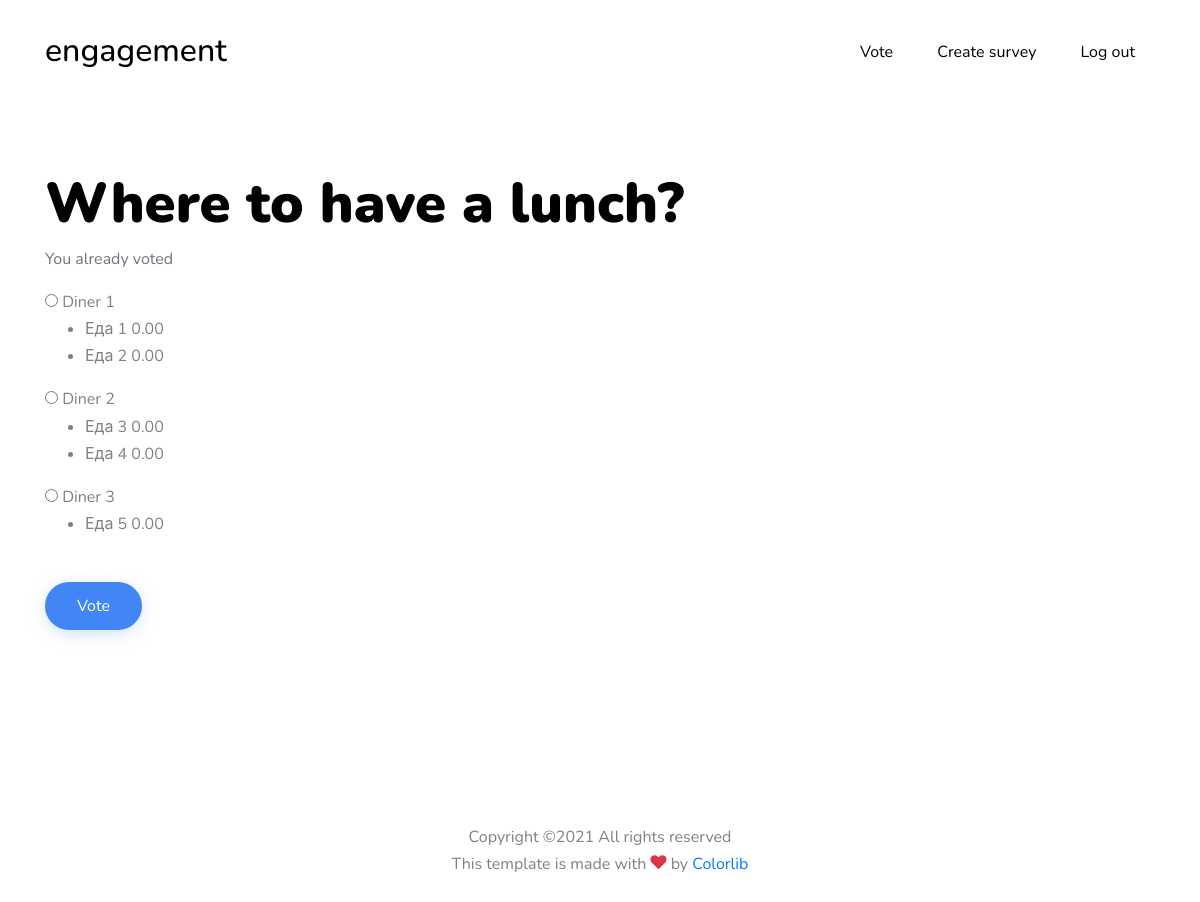
/1/ (signed in), run on the app's committed database.
### polls/models.py (models this page shows, shortened)
class Question(models.Model):
    title = models.CharField(max_length=128, verbose_name="Question", default='Where to have a lunch?')
    date_published = models.DateField(default=date.today)
    result = models.ForeignKey(Answer,
                               on_delete=models.CASCADE,
                               blank=True,
                               null=True,
                               verbose_name="Result")

class VotesCounter(models.Model):
    answer_id = models.OneToOneField(Answer,
                                     on_delete=models.CASCADE,
                                     verbose_name="Answer")
    question_id = models.ForeignKey(Question,
                                    on_delete=models.CASCADE,
                                    verbose_name="Question")
    votes = models.IntegerField(verbose_name="Votes", default=0)
    def __str__(self):
        return self.answer_id.answer

class Answer(models.Model):
    answer = models.CharField(max_length=64)

class Description(models.Model):
    answer_id = models.ForeignKey(Answer, on_delete=models.CASCADE)
    description = models.CharField(max_length=64, unique=False)
    digital_info = models.DecimalField(decimal_places=2, default=0, max_digits=5)

### polls/views.py (the view)
# urls.py: path('<int:question_id>/', views.question_detail_view, name='question'),
@login_required
def question_detail_view(request, question_id):
    question = get_object_or_404(Question, id=question_id)
    max_votes_answer = question.votescounter_set.order_by('-votes').first()
    if max_votes_answer.votes == 0:
        max_votes_answer = ''
    voter = Voter()
    voter.user = request.user
    voter.question = question
    if voter.voted_already():
        return render(request, 'polls/question.html', {
            'question': question,
            'error_message': "You already voted",
            'max_votes_answer': max_votes_answer,
        })
    else:
        return render(request, 'polls/question.html', {
            'question': question,
            'max_votes_answer': max_votes_answer,
        })

### polls/models.py (called while the page is built)
    def voted_already(self):
        user_list = Voter.objects.filter(user=self.user, question=self.question)
        return len(user_list) > 0

### polls/templates/polls/question.html (shortened to what this page needs)
{% extends "base.html" %}
{% block content %}
    <h1>{{ question.title }}</h1>
    {% if error_message %}
        <p><strong>{{ error_message }}</strong></p>
    {% endif %}
    <form action="{% url 'polls:vote' question.id %}" method="post">
        {% for answer in question.votescounter_set.all %}
            <input type="radio"
                   name="answer"
                   value="{{ answer.id }}" />
                {{ answer }}
                <br>
                <ul>
                    {% for each_answer in answer.answer_id.description_set.all %}
                        <li>
                        {{ each_answer.description }} {{ each_answer.digital_info }}
                        </li>
                    {% endfor %}
                </ul>
        {% endfor %}
         <br>
        <input type="submit" class="btn btn-primary" value="Vote" />
    </form>
{% endblock %}

### templates/base.html (shortened to what this page needs)
<!DOCTYPE html>
{% load static %}
<html lang="en">
<head>
    <link rel="stylesheet" href="{% static 'fonts/icomoon/style.css' %}">
    <link rel="stylesheet"
          href="https://stackpath.bootstrapcdn.com/bootstrap/4.4.1/css/bootstrap.min.css"
>
    <link rel="stylesheet" href="{% static 'css/bootstrap.min.css' %}">
    <link rel="stylesheet" href="{% static 'css/jquery-ui.css' %}">
    <link rel="stylesheet" href="{% static 'css/owl.carousel.min.css' %}">
    <link rel="stylesheet" href="{% static 'css/owl.theme.default.min.css' %}">
    <link rel="stylesheet" href="{% static 'css/owl.theme.default.min.css' %}">
    <link rel="stylesheet" href="{% static 'css/jquery.fancybox.min.css' %}">
    <link rel="stylesheet" href="{% static 'css/bootstrap-datepicker.css' %}">
    <link rel="stylesheet" href="{% static 'fonts/flaticon/font/flaticon.css' %}">
    <link rel="stylesheet" href="{% static 'css/aos.css' %}">
    <link rel="stylesheet" href="{% static 'css/style.css' %}">
</head>
<body data-spy="scroll" data-target=".site-navbar-target" data-offset="300">
<div class="site-wrap" id="home-section">
    <header class="site-navbar py-4 js-sticky-header site-navbar-target" role="banner">
        <div class="container">
            <div class="row align-items-center">
                <div class="col-6 col-md-3 col-xl-4  d-block">
                    <h1 class="mb-0 site-logo">
                        <a href="/" class="text-black h2 mb-0">
                            engagement
                        </a>
                    </h1>
                </div>
                <div class="col-12 col-md-9 col-xl-8 main-menu">
                    <nav class="site-navigation position-relative text-right" role="navigation">
                        <ul class="site-menu main-menu js-clone-nav mr-auto d-none d-lg-block ml-0 pl-0">
                            {% if user.is_authenticated %}
                            <li><a href="{% url 'polls:questions' %}">Vote</a></li>
                            <li><a href="{% url 'polls:add_poll' %}">Create survey</a></li>
                            <li><a href="{% url 'polls:logout' %}">Log out</a></li>
                            {% else %}
                            <li><a href="{% url 'polls:register' %}">Create account</a></li>
                            {% endif %}
                        </ul>
                    </nav>
                </div>
            </div>
        </div>
    </header>
    <div class="site-blocks-cover" style="overflow: hidden;">
        <div class="container">
            <div class="row align-items-center justify-content-center">
                <div class="col-md-12" style="position: relative;" data-aos="fade-up" data-aos-delay="200">
                    {% block content %}
                    {% endblock %}
                </div>
            </div>
        </div>
    </div>
    <div class="footer py-4 text-center">
        <div class="container">
            <div class="row">
                <div class="col-md-12">
                    <p class="mb-0">
                        Copyright &copy;<script>document.write(new Date().getFullYear());</script>
                        All rights reserved
                        <br>
                        This template is made with
                        <i class="icon-heart text-danger" aria-hidden="true"></i> by
                        <a href="https://colorlib.com" target="_blank">Colorlib</a>
                    </p>
                </div>
            </div>
        </div>
    </div>
</div>
</body>
</html>

### static/css/style.css (style rules this page uses)
body { line-height: 1.7; color: gray; font-weight: 400; font-size: 1rem; }
a { -webkit-transition: .3s all ease; -o-transition: .3s all ease; transition: .3s all ease; }
h1, h2, h3, h4, h5, .h1, .h2, .h3, .h4, .h5 { font-family: "Nunito", -apple-system, BlinkMacSystemFont, "Segoe UI", Roboto, "Helvetica Neue", Arial, sans-serif, "Apple Color Emoji", "Segoe UI Emoji", "Segoe UI Symbol", "Noto Color Emoji"; }
.text-black { color: #000 !important; }
.site-wrap:before { -webkit-transition: .3s all ease-in-out; -o-transition: .3s all ease-in-out; transition: .3s all ease-in-out; background: rgba(0, 0, 0, 0.6); content: ""; position: absolute; z-index: 2000; top: 0; left: 0; right: 0; bottom: 0; opacity: 0; visibility: hidden; }
.btn { font-size: 16px; border-radius: 30px; padding: 10px 30px; }
.btn.btn-primary { border-width: 2px; background: #4285f4; border-color: #4285f4; color: #fff; position: relative; top: 0; -webkit-transition: .3s all ease; -o-transition: .3s all ease; transition: .3s all ease; -webkit-box-shadow: 0 4px 20px -5px rgba(66, 133, 244, 0.4); box-shadow: 0 4px 20px -5px rgba(66, 133, 244, 0.4); }
.site-navbar { margin-bottom: 0px; z-index: 1999; position: absolute; width: 100%; background: #fff; }
.site-navbar .site-logo { position: relative; left: 0; top: -5px; }
.site-navbar .site-navigation .site-menu { margin-bottom: 0; }
.site-navbar .site-navigation .site-menu a { text-decoration: none !important; display: inline-block; }
.site-navbar .site-navigation .site-menu > li { display: inline-block; }
.site-navbar .site-navigation .site-menu > li > a { padding: 15px 20px; color: #000; display: inline-block; text-decoration: none !important; }
.site-mobile-menu .site-nav-wrap { padding: 0; margin: 0; list-style: none; position: relative; }
.site-mobile-menu .site-nav-wrap a { padding: 10px 20px; display: block; position: relative; color: #212529; }
.site-mobile-menu .site-nav-wrap li { position: relative; display: block; }
.site-mobile-menu .site-nav-wrap > li { display: block; position: relative; float: left; width: 100%; }
.site-mobile-menu .site-nav-wrap > li > a { padding-left: 20px; font-size: 20px; }
.sticky-wrapper .site-navbar { -webkit-transition: .3s all ease; -o-transition: .3s all ease; transition: .3s all ease; }
.site-blocks-cover { background-size: cover; background-size: 120% 200%; background-repeat: no-repeat; background-position: top; position: relative; }
.site-blocks-cover:after { position: absolute; background-image: url("../images/svg_1.svg"); content: ""; right: 0; }
.site-blocks-cover, .site-blocks-cover > .container > .row { min-height: 600px; height: calc(100vh); }
.site-blocks-cover h1 { font-size: 3.5rem; font-weight: 400; color: #000; font-weight: 900; }
.site-blocks-cover p { color: #6c757d; font-size: 1rem; font-weight: 300; }
.position-relative { position: relative; }

### data on the page
Question: title "Where to have a lunch?"
VotesCounter: answer_id.answer "Diner 1"
Description: description "Еда 1", digital_info "0.00"
Description: description "Еда 2", digital_info "0.00"
VotesCounter: answer_id.answer "Diner 2"
Description: description "Еда 3", digital_info "0.00"
Description: description "Еда 4", digital_info "0.00"
VotesCounter: answer_id.answer "Diner 3"
Description: description "Еда 5", digital_info "0.00"

### other printed values
{{ error_message }} "You already voted"
